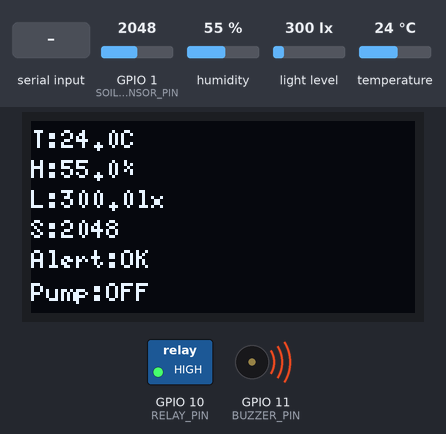
Bench run of a sketch on a simulated ESP32. Parts: 128×64 one-colour display, switched loads named in the sketch (green lamp = pin HIGH), buzzer (waves = sounding, pin HIGH). The inputs (shaded band) are chosen by the test bench; at power-on: light level 300 lx, GPIO 1 (SOIL_SENSOR_PIN) = 2048, humidity 55 %, temperature 24 °C (analog values on the 0–4095 scale). What the sketch prints to the serial monitor is not drawn.

Above: at 2.2 s.
2.3 s: "W\n" received over Serial
At 5.8 s:
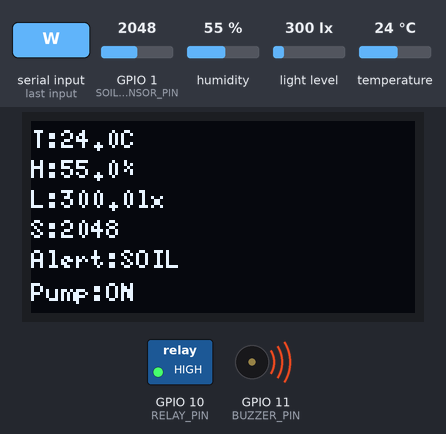
6.7 s: light level set to 55 lx
At 8.5 s:
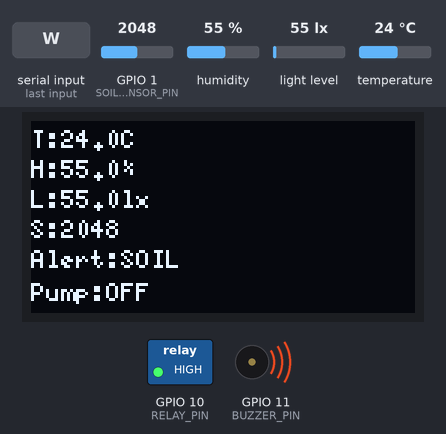
10.9 s: light level set to 47 lx
At 15.9 s:
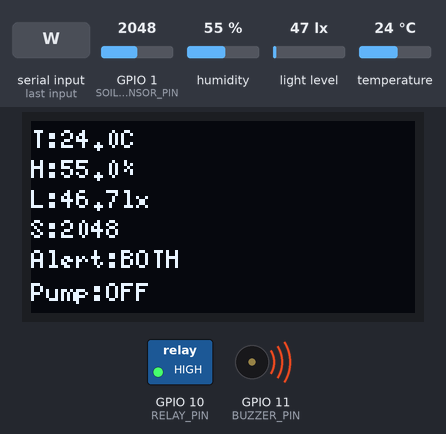
16.9 s: GPIO 1 (SOIL_SENSOR_PIN) set to 2552
At 18.4 s:
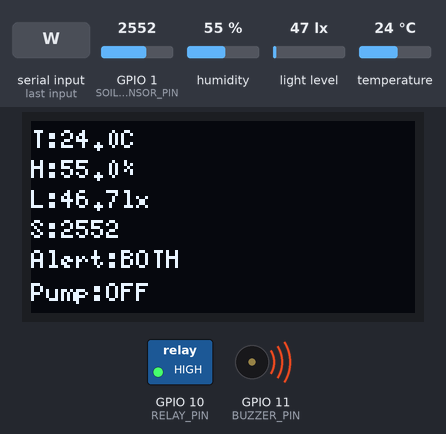
18.7 s: GPIO 1 (SOIL_SENSOR_PIN) set to 2630
At 24.4 s:
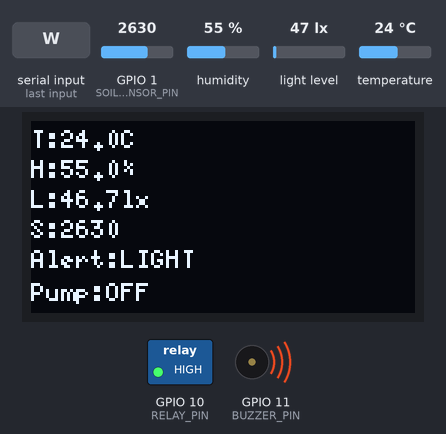
24.7 s: "w\n" received over Serial
At 25.9 s:
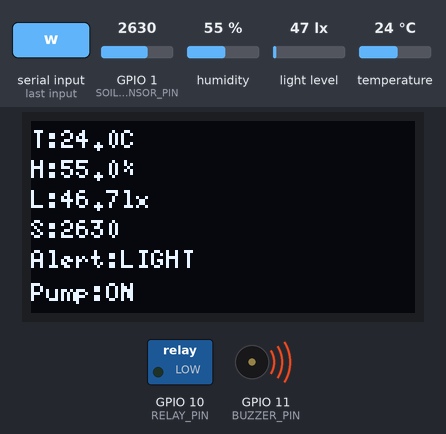
Timing chart, 0 to 27.9 s (numbered marks = the images above; inputs shaded):
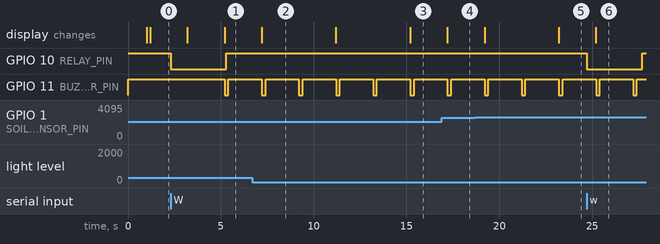

The sketch:

smart_flower_pot.ino
```cpp
#include <Arduino.h>
#include <Wire.h>
#include <Adafruit_SHT31.h>
#include <BH1750.h>
#include <U8g2lib.h>

constexpr uint8_t I2C_SDA_PIN = 8;
constexpr uint8_t I2C_SCL_PIN = 9;
constexpr uint8_t SOIL_SENSOR_PIN = 1;
constexpr uint8_t RELAY_PIN = 10;
constexpr uint8_t BUZZER_PIN = 11;
constexpr uint8_t RELAY_ON = LOW;
constexpr uint8_t RELAY_OFF = HIGH;
constexpr uint8_t SHT30_ADDRESS = 0x44;
constexpr uint8_t BH1750_ADDRESS = 0x23;
constexpr uint8_t OLED_ADDRESS = 0x3C;
constexpr uint32_t I2C_CLOCK_HZ = 100000;
constexpr unsigned long SERIAL_BAUD_RATE = 115200;
constexpr uint8_t ADC_RESOLUTION_BITS = 12;
constexpr uint16_t ADC_MAX_VALUE = 4095;
constexpr uint8_t SOIL_SAMPLE_COUNT = 20;
constexpr unsigned long SOIL_SAMPLE_DELAY_MS = 5;
constexpr unsigned long STARTUP_DELAY_MS = 1000;
constexpr unsigned long SENSOR_SAMPLE_INTERVAL_MS = 2000;
constexpr unsigned long MAX_PUMP_RUNTIME_MS = 3000;
constexpr unsigned long BUZZER_INTERVAL_MS = 2000;
constexpr unsigned long BUZZER_DURATION_MS = 200;
constexpr float MIN_TEMPERATURE_C = -40.0F;
constexpr float MAX_TEMPERATURE_C = 125.0F;
constexpr float MIN_HUMIDITY = 0.0F;
constexpr float MAX_HUMIDITY = 100.0F;
constexpr float LOW_LIGHT_THRESHOLD_LX = 50.0F;
constexpr uint16_t DRY_SOIL_THRESHOLD_ADC = 2600;
constexpr uint8_t ALERT_CONFIRM_COUNT = 3;

struct SensorData {
  float temperatureC;
  float humidity;
  float lightLux;
  uint16_t soilAdc;
  bool temperatureValid;
  bool humidityValid;
  bool lightValid;
  bool soilValid;
};

enum class AlertState : uint8_t {
  OK,
  LIGHT,
  SOIL,
  BOTH
};

Adafruit_SHT31 sht30(&Wire);
BH1750 lightMeter;
U8G2_SH1106_128X64_NONAME_F_HW_I2C oled(U8G2_R0, U8X8_PIN_NONE);

SensorData latestData = {};
AlertState currentAlertState = AlertState::OK;
bool sensorDataAvailable = false;
bool sht30Initialized = false;
bool bh1750Initialized = false;
bool pumpRunning = false;
bool lowLightAlertActive = false;
bool drySoilAlertActive = false;
bool buzzerPulseActive = false;
uint8_t lowLightFaultCount = 0;
uint8_t lowLightNormalCount = 0;
uint8_t drySoilFaultCount = 0;
uint8_t drySoilNormalCount = 0;
unsigned long pumpStartedAt = 0;
unsigned long lastSensorReadAt = 0;
unsigned long lastBuzzerPulseAt = 0;
unsigned long buzzerPulseStartedAt = 0;
unsigned long sampleNumber = 1;

/**
 * 获取告警状态的显示文本。
 *
 * @param state 当前告警状态。
 * @return 对应的英文状态文本。
 */
const char *alertStateText(AlertState state) {
  switch (state) {
    case AlertState::LIGHT:
      return "LIGHT";
    case AlertState::SOIL:
      return "SOIL";
    case AlertState::BOTH:
      return "BOTH";
    case AlertState::OK:
    default:
      return "OK";
  }
}

/**
 * 获取水泵状态的显示文本。
 *
 * @return 当前水泵状态文本。
 */
const char *pumpStateText() {
  return pumpRunning ? "ON" : "OFF";
}

/**
 * 初始化继电器和蜂鸣器为安全关闭状态。
 */
void initializeOutputs() {
  pinMode(RELAY_PIN, INPUT_PULLUP);
  digitalWrite(RELAY_PIN, RELAY_OFF);
  pinMode(RELAY_PIN, OUTPUT_OPEN_DRAIN);
  digitalWrite(RELAY_PIN, RELAY_OFF);

  pinMode(BUZZER_PIN, INPUT_PULLUP);
  digitalWrite(BUZZER_PIN, HIGH);
  pinMode(BUZZER_PIN, OUTPUT);
  digitalWrite(BUZZER_PIN, HIGH);
}

/**
 * 输出串口命令帮助信息。
 */
void printHelp() {
  Serial.println("Commands: W = water up to 3 seconds, S = stop, H = status.");
}

/**
 * 停止水泵并记录停止原因。
 *
 * @param reason 水泵停止原因。
 */
void stopPump(const char *reason) {
  digitalWrite(RELAY_PIN, RELAY_OFF);
  pumpRunning = false;
  Serial.print("Pump: OFF, reason: ");
  Serial.println(reason);
}

/**
 * 启动一次受最长运行时间保护的手动浇水。
 */
void startPump() {
  if (pumpRunning) {
    Serial.println("Pump is already running. Command ignored.");
    return;
  }

  digitalWrite(RELAY_PIN, RELAY_ON);
  pumpRunning = true;
  pumpStartedAt = millis();
  Serial.println("Pump: ON, maximum runtime: 3 seconds.");
}

/**
 * 读取并校验 SHT30 温湿度数据。
 *
 * @param data 保存温湿度读数和有效状态的数据结构。
 */
void readSht30(SensorData &data) {
  data.temperatureValid = false;
  data.humidityValid = false;

  if (!sht30Initialized) {
    return;
  }

  data.temperatureC = sht30.readTemperature();
  data.humidity = sht30.readHumidity();
  data.temperatureValid = !isnan(data.temperatureC) &&
                          data.temperatureC >= MIN_TEMPERATURE_C &&
                          data.temperatureC <= MAX_TEMPERATURE_C;
  data.humidityValid = !isnan(data.humidity) &&
                       data.humidity >= MIN_HUMIDITY &&
                       data.humidity <= MAX_HUMIDITY;
}

/**
 * 读取并校验 BH1750 光照数据。
 *
 * @param data 保存光照读数和有效状态的数据结构。
 */
void readBh1750(SensorData &data) {
  data.lightValid = false;

  if (!bh1750Initialized) {
    return;
  }

  data.lightLux = lightMeter.readLightLevel();
  data.lightValid = !isnan(data.lightLux) && data.lightLux >= 0.0F;
}

/**
 * 采集多次土壤传感器 ADC 并计算平均值。
 *
 * @param data 保存土壤 ADC 读数和有效状态的数据结构。
 */
void readSoilAdc(SensorData &data) {
  uint32_t total = 0;
  bool samplesValid = true;

  for (uint8_t index = 0; index < SOIL_SAMPLE_COUNT; index++) {
    const int rawValue = analogRead(SOIL_SENSOR_PIN);
  if (rawValue < 0 || rawValue > ADC_MAX_VALUE) {
    samplesValid = false;
  } else {
      total += static_cast<uint16_t>(rawValue);
    }
    delay(SOIL_SAMPLE_DELAY_MS);
  }

  data.soilValid = samplesValid;
  if (samplesValid) {
    data.soilAdc = total / SOIL_SAMPLE_COUNT;
  }
}

/**
 * 读取一轮全部传感器数据。
 *
 * @return 当前传感器读数和有效状态。
 */
SensorData readSensors() {
  SensorData data = {};
  readSht30(data);
  readBh1750(data);
  readSoilAdc(data);
  return data;
}

/**
 * 更新单项告警的连续异常和恢复计数。
 *
 * @param measurementValid 本轮测量是否有效。
 * @param abnormal 本轮是否异常。
 * @param faultCount 连续异常计数。
 * @param normalCount 连续正常计数。
 * @param alertActive 稳定告警状态。
 */
void updateAlertFlag(
  bool measurementValid,
  bool abnormal,
  uint8_t &faultCount,
  uint8_t &normalCount,
  bool &alertActive
) {
  if (!measurementValid) {
    return;
  }

  if (abnormal) {
    normalCount = 0;
    if (faultCount < ALERT_CONFIRM_COUNT) {
      faultCount++;
    }
    if (faultCount >= ALERT_CONFIRM_COUNT) {
      alertActive = true;
    }
    return;
  }

  faultCount = 0;
  if (normalCount < ALERT_CONFIRM_COUNT) {
    normalCount++;
  }
  if (normalCount >= ALERT_CONFIRM_COUNT) {
    alertActive = false;
  }
}

/**
 * 根据传感器读数更新综合告警状态。
 *
 * @param data 当前传感器读数和有效状态。
 * @return 当前综合告警状态。
 */
AlertState updateAlertState(const SensorData &data) {
  updateAlertFlag(
    data.lightValid,
    data.lightValid && data.lightLux < LOW_LIGHT_THRESHOLD_LX,
    lowLightFaultCount,
    lowLightNormalCount,
    lowLightAlertActive
  );
  updateAlertFlag(
    data.soilValid,
    data.soilValid && data.soilAdc < DRY_SOIL_THRESHOLD_ADC,
    drySoilFaultCount,
    drySoilNormalCount,
    drySoilAlertActive
  );

  if (lowLightAlertActive && drySoilAlertActive) {
    return AlertState::BOTH;
  }
  if (lowLightAlertActive) {
    return AlertState::LIGHT;
  }
  if (drySoilAlertActive) {
    return AlertState::SOIL;
  }
  return AlertState::OK;
}

/**
 * 按告警状态执行非阻塞蜂鸣器短响。
 *
 * @param state 当前综合告警状态。
 */
void updateBuzzer(AlertState state) {
  const unsigned long now = millis();

  if (state == AlertState::OK) {
    digitalWrite(BUZZER_PIN, HIGH);
    buzzerPulseActive = false;
    return;
  }

  if (buzzerPulseActive) {
    if (now - buzzerPulseStartedAt >= BUZZER_DURATION_MS) {
      digitalWrite(BUZZER_PIN, HIGH);
      buzzerPulseActive = false;
    }
    return;
  }

  if (now - lastBuzzerPulseAt >= BUZZER_INTERVAL_MS) {
    digitalWrite(BUZZER_PIN, LOW);
    buzzerPulseActive = true;
    buzzerPulseStartedAt = now;
    lastBuzzerPulseAt = now;
  }
}

/**
 * 将当前传感器、告警和水泵状态输出到串口。
 */
void printSystemStatus() {
  Serial.println("System status:");

  Serial.print("Temperature: ");
  if (sensorDataAvailable && latestData.temperatureValid) {
    Serial.printf("%.1f C\n", latestData.temperatureC);
  } else {
    Serial.println("invalid");
  }

  Serial.print("Humidity: ");
  if (sensorDataAvailable && latestData.humidityValid) {
    Serial.printf("%.1f %%\n", latestData.humidity);
  } else {
    Serial.println("invalid");
  }

  Serial.print("Light: ");
  if (sensorDataAvailable && latestData.lightValid) {
    Serial.printf("%.1f lx\n", latestData.lightLux);
  } else {
    Serial.println("invalid");
  }

  Serial.print("Soil ADC: ");
  if (sensorDataAvailable && latestData.soilValid) {
    Serial.println(latestData.soilAdc);
  } else {
    Serial.println("invalid");
  }

  Serial.print("Alert: ");
  Serial.println(alertStateText(currentAlertState));
  Serial.print("Pump: ");
  Serial.println(pumpStateText());
}

/**
 * 输出一轮自动采样的串口数据。
 */
void printSampleData() {
  Serial.printf("Sample #%lu\n", sampleNumber);
  printSystemStatus();
  Serial.println();
}

/**
 * 在 OLED 上显示传感器、告警和水泵状态。
 */
void displaySystemStatus() {
  oled.clearBuffer();
  oled.setFont(u8g2_font_5x8_tf);

  oled.setCursor(0, 9);
  if (sensorDataAvailable && latestData.temperatureValid) {
    oled.printf("T:%.1fC", latestData.temperatureC);
  } else {
    oled.print("T:--");
  }

  oled.setCursor(0, 19);
  if (sensorDataAvailable && latestData.humidityValid) {
    oled.printf("H:%.1f%%", latestData.humidity);
  } else {
    oled.print("H:--");
  }

  oled.setCursor(0, 29);
  if (sensorDataAvailable && latestData.lightValid) {
    oled.printf("L:%.1flx", latestData.lightLux);
  } else {
    oled.print("L:--");
  }

  oled.setCursor(0, 39);
  if (sensorDataAvailable && latestData.soilValid) {
    oled.printf("S:%u", latestData.soilAdc);
  } else {
    oled.print("S:--");
  }

  oled.setCursor(0, 49);
  oled.print("Alert:");
  oled.print(alertStateText(currentAlertState));
  oled.setCursor(0, 60);
  oled.print("Pump:");
  oled.print(pumpStateText());
  oled.sendBuffer();
}

/**
 * 处理一个串口控制命令。
 *
 * @param command 从串口读取的命令字符。
 */
void handleCommand(char command) {
  if (command == '\r' || command == '\n') {
    return;
  }

  if (command == 'W' || command == 'w') {
    startPump();
    return;
  }

  if (command == 'S' || command == 's') {
    if (pumpRunning) {
      stopPump("manual stop");
    } else {
      Serial.println("Pump is already OFF.");
    }
    return;
  }

  if (command == 'H' || command == 'h') {
    printSystemStatus();
    printHelp();
    return;
  }

  Serial.print("Unknown command: ");
  Serial.println(command);
  printHelp();
}

/**
 * 初始化串口、I2C、传感器、OLED、ADC 和安全输出。
 */
void setup() {
  initializeOutputs();

  Serial.begin(SERIAL_BAUD_RATE);
  delay(STARTUP_DELAY_MS);
  Serial.println("Smart flower pot firmware starting.");

  Wire.begin(I2C_SDA_PIN, I2C_SCL_PIN);
  Wire.setClock(I2C_CLOCK_HZ);

  oled.setI2CAddress(OLED_ADDRESS << 1);
  oled.begin();

  sht30Initialized = sht30.begin(SHT30_ADDRESS);
  bh1750Initialized = lightMeter.begin(
    BH1750::CONTINUOUS_HIGH_RES_MODE,
    BH1750_ADDRESS,
    &Wire
  );

  analogReadResolution(ADC_RESOLUTION_BITS);
  analogSetPinAttenuation(SOIL_SENSOR_PIN, ADC_11db);

  Serial.printf("SHT30: %s\n", sht30Initialized ? "OK" : "failed");
  Serial.printf("BH1750: %s\n", bh1750Initialized ? "OK" : "failed");
  Serial.println("Pump: OFF");
  printHelp();

  lastSensorReadAt = millis() - SENSOR_SAMPLE_INTERVAL_MS;
}

/**
 * 调度传感器采样、蜂鸣器、串口命令和水泵超时保护。
 */
void loop() {
  while (Serial.available() > 0) {
    handleCommand(static_cast<char>(Serial.read()));
  }

  if (pumpRunning && millis() - pumpStartedAt >= MAX_PUMP_RUNTIME_MS) {
    stopPump("timeout");
  }

  updateBuzzer(currentAlertState);

  const unsigned long now = millis();
  if (now - lastSensorReadAt < SENSOR_SAMPLE_INTERVAL_MS) {
    return;
  }

  lastSensorReadAt = now;
  latestData = readSensors();
  sensorDataAvailable = true;
  currentAlertState = updateAlertState(latestData);
  displaySystemStatus();
  printSampleData();
  sampleNumber++;
}
```

Measured:
- the behaviour switches between 50 and 49 lx on light level (found by bisection; images 2 and 3)
- the behaviour switches between 2599 and 2600 on GPIO 1 (SOIL_SENSOR_PIN) (found by bisection; images 4 and 5)
- after the input at 2.3 s, GPIO 10 (RELAY_PIN): HIGH → LOW at once, → HIGH 3.0 s later; the display: first changes after 0.90 s (image 1 shows a later state)
- after the input at 6.7 s, the display: changes after 0.50 s (image 2)
- after the input at 10.9 s, the display: first changes after 0.30 s (image 3 shows a later state)
- after the input at 16.9 s, the display: changes after 0.30 s (image 4)
- after the input at 18.7 s, the display: first changes after 0.50 s (image 5 shows a later state)
- after the input at 24.7 s, GPIO 10 (RELAY_PIN): HIGH → LOW at once, → HIGH 3.0 s later; the display: changes after 0.50 s (image 6)
